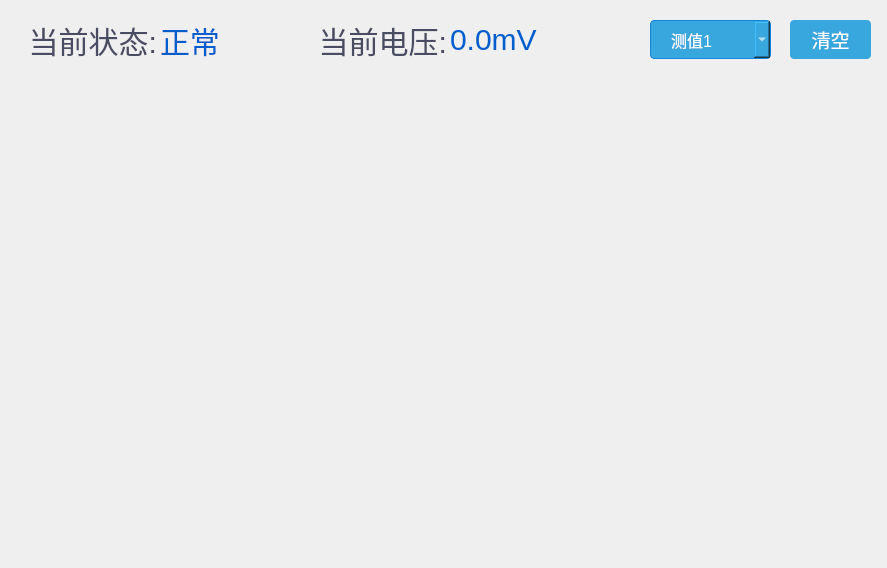
<?xml version="1.0" encoding="UTF-8"?>
<ui version="4.0">
 <class>Widget</class>
 <widget class="QWidget" name="Widget">
  <property name="geometry">
   <rect>
    <x>0</x>
    <y>0</y>
    <width>887</width>
    <height>568</height>
   </rect>
  </property>
  <property name="minimumSize">
   <size>
    <width>821</width>
    <height>331</height>
   </size>
  </property>
  <property name="maximumSize">
   <size>
    <width>9999</width>
    <height>9999</height>
   </size>
  </property>
  <property name="windowTitle">
   <string>Widget</string>
  </property>
  <property name="accessibleName">
   <string/>
  </property>
  <property name="accessibleDescription">
   <string/>
  </property>
  <property name="styleSheet">
   <string notr="true"/>
  </property>
  <layout class="QVBoxLayout" name="verticalLayout">
   <property name="spacing">
    <number>0</number>
   </property>
   <property name="leftMargin">
    <number>0</number>
   </property>
   <property name="topMargin">
    <number>0</number>
   </property>
   <property name="rightMargin">
    <number>0</number>
   </property>
   <property name="bottomMargin">
    <number>0</number>
   </property>
   <item>
    <widget class="QWidget" name="content" native="true">
     <property name="styleSheet">
      <string notr="true">QWidget { 
	border-image:url(:back); 
}</string>
     </property>
     <widget class="QLabel" name="value">
      <property name="geometry">
       <rect>
        <x>450</x>
        <y>20</y>
        <width>271</width>
        <height>39</height>
       </rect>
      </property>
      <property name="minimumSize">
       <size>
        <width>200</width>
        <height>0</height>
       </size>
      </property>
      <property name="accessibleDescription">
       <string/>
      </property>
      <property name="styleSheet">
       <string notr="true">color: rgb(2,93,205);
font-size: 30px;				/*11榜*/
font-family:&quot;Microsoft Yahei&quot;; 
background: transparent; 

border-image:none;</string>
      </property>
      <property name="text">
       <string>0.0mV</string>
      </property>
      <property name="alignment">
       <set>Qt::AlignLeading|Qt::AlignLeft|Qt::AlignVCenter</set>
      </property>
      <property name="margin">
       <number>0</number>
      </property>
     </widget>
     <widget class="QLabel" name="status">
      <property name="geometry">
       <rect>
        <x>160</x>
        <y>20</y>
        <width>311</width>
        <height>39</height>
       </rect>
      </property>
      <property name="minimumSize">
       <size>
        <width>250</width>
        <height>0</height>
       </size>
      </property>
      <property name="accessibleDescription">
       <string/>
      </property>
      <property name="styleSheet">
       <string notr="true">color: rgb(2,93,205);
font-size: 30px;				/*11榜*/
font-family:&quot;Microsoft Yahei&quot;; 
background: transparent; 

border-image:none;</string>
      </property>
      <property name="text">
       <string>正常</string>
      </property>
      <property name="alignment">
       <set>Qt::AlignLeading|Qt::AlignLeft|Qt::AlignVCenter</set>
      </property>
     </widget>
     <widget class="QLabel" name="label_3">
      <property name="geometry">
       <rect>
        <x>290</x>
        <y>20</y>
        <width>157</width>
        <height>39</height>
       </rect>
      </property>
      <property name="accessibleDescription">
       <string/>
      </property>
      <property name="styleSheet">
       <string notr="true">color: rgb(73,76,99);
font-size: 30px;				/*11榜*/
font-family:&quot;Microsoft Yahei&quot;; 
background: transparent; 
border-image:none;
</string>
      </property>
      <property name="text">
       <string>当前电压:</string>
      </property>
      <property name="alignment">
       <set>Qt::AlignRight|Qt::AlignTrailing|Qt::AlignVCenter</set>
      </property>
     </widget>
     <widget class="QLabel" name="label_2">
      <property name="geometry">
       <rect>
        <x>30</x>
        <y>20</y>
        <width>127</width>
        <height>39</height>
       </rect>
      </property>
      <property name="accessibleDescription">
       <string/>
      </property>
      <property name="styleSheet">
       <string notr="true">color: rgb(73,76,99);
font-size: 30px;				/*11榜*/
font-family:&quot;Microsoft Yahei&quot;; 
background: transparent; 
border-image:none;
</string>
      </property>
      <property name="text">
       <string>当前状态:</string>
      </property>
      <property name="alignment">
       <set>Qt::AlignRight|Qt::AlignTrailing|Qt::AlignVCenter</set>
      </property>
     </widget>
     <widget class="QWidget" name="Chart" native="true">
      <property name="geometry">
       <rect>
        <x>20</x>
        <y>70</y>
        <width>851</width>
        <height>481</height>
       </rect>
      </property>
      <property name="styleSheet">
       <string notr="true">QWidget { 
	border-image:none; 
}</string>
      </property>
     </widget>
     <widget class="QPushButton" name="ChartClean">
      <property name="geometry">
       <rect>
        <x>790</x>
        <y>20</y>
        <width>81</width>
        <height>39</height>
       </rect>
      </property>
      <property name="styleSheet">
       <string notr="true">/*正常状态下*/
QPushButton{	
				font-family:&quot;Microsoft Yahei&quot;;  				
       			border-radius: 4px; 
				color: rgb(255,255,255);
				background: rgb(56,167,222);  
				border-image:none;
				font-size: 19px;				/*14榜*/
				
}
 QPushButton:hover {									 
        
        padding-bottom: 2px;
        background: rgb(66,177,232);  
      
}
QPushButton:pressed {		
   background: rgb(56,167,222);  
	 color: rgb(174,174,174); 
}
</string>
      </property>
      <property name="text">
       <string>清空</string>
      </property>
     </widget>
     <widget class="QComboBox" name="comboBox">
      <property name="geometry">
       <rect>
        <x>650</x>
        <y>20</y>
        <width>121</width>
        <height>39</height>
       </rect>
      </property>
      <property name="styleSheet">
       <string notr="true">QComboBox {									 /*设置列表框*/
    border: 1px solid rgb(21, 131, 221);
		font-size: 16px;				 
		
		padding-left:20px;	 
		font-family:&quot;Microsoft Yahei&quot;;    
		border-image:none; 
	    border-radius: 4px; 
		color: rgb(255,255,255);
		background: rgb(56,167,222);
}



QComboBox:!enabled {									 /*设置列表框*/
    border: 1px solid rgb(21, 131, 221);
		font-size: 16px;				 
		color: rgb(20, 20, 20);
		background: rgb(240,240, 240);
		padding-left:3px;	    
}


QComboBox:hover  {				
   border: 1px solid rgb(21,211,221);
}

QComboBox QAbstractItemView {				/*设置下拉样式*/
                     border: 1px solid rgb(100,188,238);				/*边框*/
                     border-radius:2px;
                     selection-background-color :rgb(10,111,227);	  /*选中项背景色*/
                     outline:0px;			/*禁止焦点*/
                    }</string>
      </property>
      <item>
       <property name="text">
        <string>测值1</string>
       </property>
      </item>
      <item>
       <property name="text">
        <string>测值2</string>
       </property>
      </item>
      <item>
       <property name="text">
        <string>测值3</string>
       </property>
      </item>
      <item>
       <property name="text">
        <string>所有测值</string>
       </property>
      </item>
     </widget>
    </widget>
   </item>
  </layout>
 </widget>
 <layoutdefault spacing="6" margin="11"/>
 <tabstops>
  <tabstop>comboBox</tabstop>
  <tabstop>ChartClean</tabstop>
  <tabstop>comboBox</tabstop>
  <tabstop>ChartClean</tabstop>
 </tabstops>
 <resources/>
 <connections/>
</ui>
